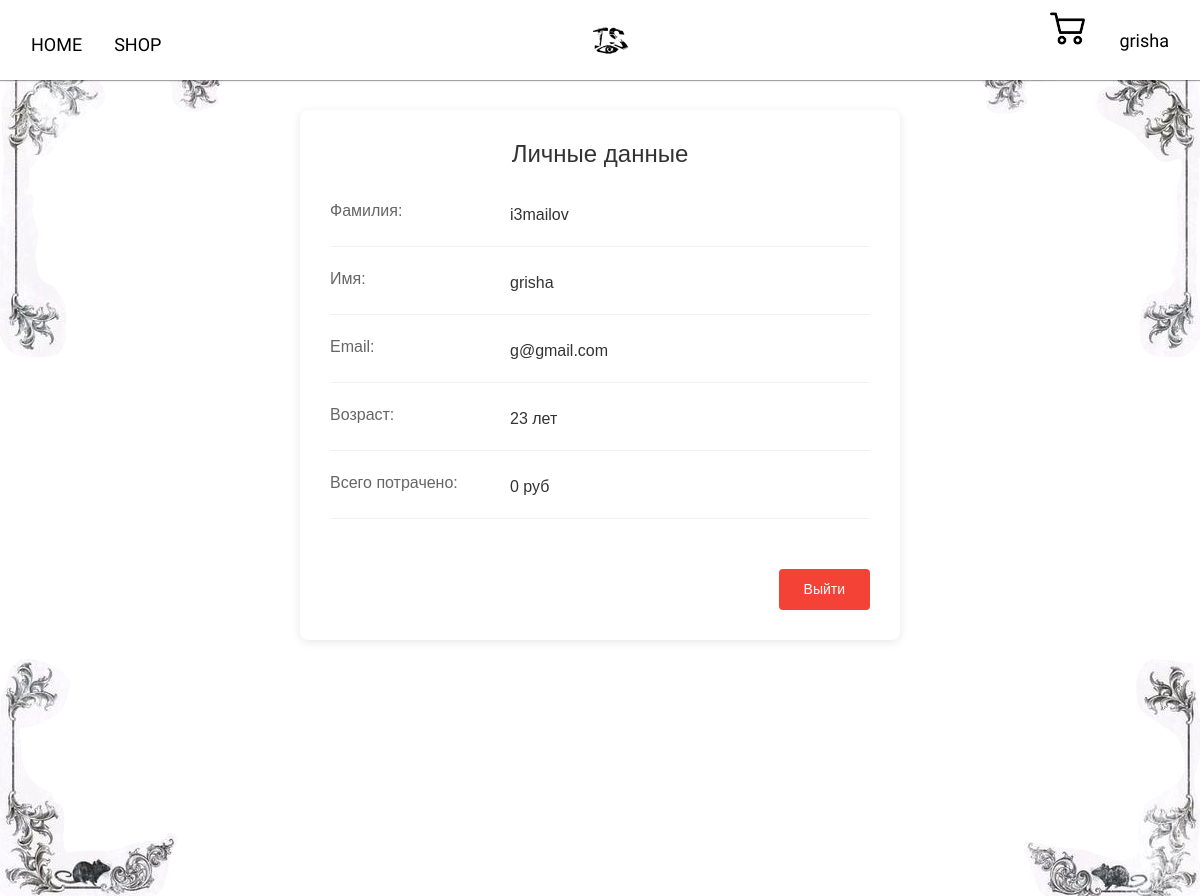
Screenshot of /profile (signed in) with the database file from the repository.
### data/users.py (models this page shows, shortened)
class User(SqlAlchemyBase, UserMixin, SerializerMixin):
    __tablename__ = 'users'
    id = sqlalchemy.Column(sqlalchemy.Integer,
                           primary_key=True, autoincrement=True)
    surname = sqlalchemy.Column(sqlalchemy.String)
    about = sqlalchemy.Column(sqlalchemy.String)
    name = sqlalchemy.Column(sqlalchemy.String)
    age = sqlalchemy.Column(sqlalchemy.Integer)
    email = sqlalchemy.Column(sqlalchemy.String, unique=True)
    hashed_password = sqlalchemy.Column(sqlalchemy.String)
    money = sqlalchemy.Column(sqlalchemy.Integer, nullable=True)
    total_spent = sqlalchemy.Column(sqlalchemy.Integer, nullable=True)
    modified_date = sqlalchemy.Column(sqlalchemy.DateTime)
    admin = sqlalchemy.Column(sqlalchemy.Boolean, default=False)
    news = orm.relationship("Product", back_populates='user')

### server.py (the view)
@app.route('/profile')
@login_required
def profile():
    return render_template('profile.html', user=current_user)

### data/db_session.py (called while the page is built)
def create_session() -> Session:
    global __factory
    return __factory()

### server.py (called while the page is built)
@login_manager.user_loader
def load_user(user_id):
    db_sess = db_session.create_session()
    ret = db_sess.query(User).get(user_id)
    db_sess.close()
    return ret

### templates/profile.html (shortened to what this page needs)
{% extends 'base.html' %}
{% block content %}
<div class="user-profile">
    <h1 class="profile-title">Личные данные</h1>
    <div class="profile-form">
        <div class="form-row">
            <div class="form-label">Фамилия:</div>
            <div class="form-value">{{ user.surname }}</div>
        </div>
        <div class="form-row">
            <div class="form-label">Имя:</div>
            <div class="form-value">{{ user.name }}</div>
        </div>
        <div class="form-row">
            <div class="form-label">Email:</div>
            <div class="form-value">{{ user.email }}</div>
        </div>
        <div class="form-row">
            <div class="form-label">Возраст:</div>
            <div class="form-value">{{ user.age }} лет</div>
        </div>
        <div class="form-row">
            <div class="form-label">Всего потрачено:</div>
            <div class="form-value">
                {% if user.total_spent %} {{ user.total_spent }} руб
                {% else %} 0 руб
                {% endif %}
            </div>
        </div>
        <div class="form-actions">
            <a href="{{ url_for('logout') }}" class="logout-btn">Выйти</a>
        </div>
    </div>
</div>
{% endblock %}

### templates/base.html (shortened to what this page needs)
<!DOCTYPE html>
<html lang="en">
<head>
    <link href="https://cdn.jsdelivr.net/npm/bootstrap@5.3.5/dist/css/bootstrap.min.css" rel="stylesheet">
    <link rel="stylesheet" href="{{ url_for('static', filename='css/base.css') }}">
</head>
<body>
    <header class="header sticky-top">
        <div class="header-container d-flex">
            <navbar class="header-nav pt-4">
                <ul class="header-list d-flex">
                    <li>
                        <a href="/" class="nav-a m-3">Home</a>
                    </li>
                    <li>
                        <a href="/shop" class="nav-a m-3">Shop</a>
                    </li>
                </ul>
            </navbar>
            <div class="header-logo">
                <a href="/"><img src="{{ url_for('static', filename='img/icon.jpg') }}" class="icon" alt=""></a>
            </div>
            <div class="header-profile d-flex gap-2 align-items-start">
                {% if current_user.is_authenticated %}
                <a href="/cart"><img src="{{ url_for('static', filename='img/cart.png') }}" class="grob " alt=""></a>
			    <a class="m-3" href="/profile">{{ current_user.name }}</a>
		        {% else %}
                <p>
				<a href="/login" class="m-3">Login</a>
			    </p>
		        {% endif %}
            </div>
        </div>
    </header>
    <div class="container">
        {% block content %}
        {% endblock content %}
    </div>
    <img src="{{ url_for('static', filename='img/frame1.png') }}" class="frame1" alt="">
    <img src="{{ url_for('static', filename='img/frame2.png') }}" class="frame2" alt="">
    <img src="{{ url_for('static', filename='img/frame3.png') }}" class="frame3" alt="">
    <img src="{{ url_for('static', filename='img/frame4.png') }}" class="frame4" alt="">
</body>
</html>

### static/css/base.css (style rules this page uses)
:root { --box-shadow: 0px 1px 1px rgba(0, 0, 0, 0.363); }
body { font-family: "Carrois Gothic", sans-serif; font-size: 18px; padding: 0; margin: 0; overflow-x: hidden; }
ul { list-style: none; padding: 0; }
a { text-decoration: none; color: #000; }
h1 { font-size: 48px; }
.header { height: 80px; background-color: #fff; box-shadow: var(--box-shadow); }
.header-list { text-transform: uppercase; }
.header-container { box-sizing: border-box; max-width: 1400px; margin: 0 auto; justify-content: space-between; padding: 0 15px; align-items: center; }
.container { box-sizing: border-box; max-width: 1600px; margin: 0 auto; }
.frame1 { position: absolute; right: -0.5%; bottom: 60%; z-index: -1; }
.frame2 { position: absolute; left: -0.5%; bottom: 60%; z-index: -1; }
.frame3 { position: absolute; left: -0.3%; top: 73.4%; z-index: -1; }
.frame4 { position: absolute; right: -0.3%; top: 73.4%; z-index: -1; }
.grob { width: 35px; height: 35px; margin-right: 10px; }
.icon { width: 100px; height: 80px; margin-right: 10px; }
.user-profile { max-width: 600px; margin: 30px auto; padding: 30px; background: #fff; border-radius: 8px; box-shadow: 0 2px 10px rgba(0, 0, 0, 0.1); font-family: 'Arial', sans-serif; }
.profile-title { color: #333; font-size: 24px; margin-bottom: 30px; text-align: center; font-weight: 500; }
.profile-form { display: flex; flex-direction: column; gap: 20px; }
.form-row { display: flex; align-items: center; padding-bottom: 15px; border-bottom: 1px solid #f0f0f0; }
.form-label { width: 180px; color: #666; font-size: 16px; }
.form-value { flex: 1; color: #333; font-size: 16px; font-weight: 500; }
.form-actions { display: flex; justify-content: flex-end; margin-top: 30px; gap: 15px; }
.logout-btn { padding: 10px 25px; background-color: #f44336; color: white; border: none; border-radius: 4px; cursor: pointer; text-decoration: none; font-size: 14px; transition: background-color 0.3s; }

### rows the page displays
User: name "grisha", surname "i3mailov", email "g@gmail.com", age "23"
